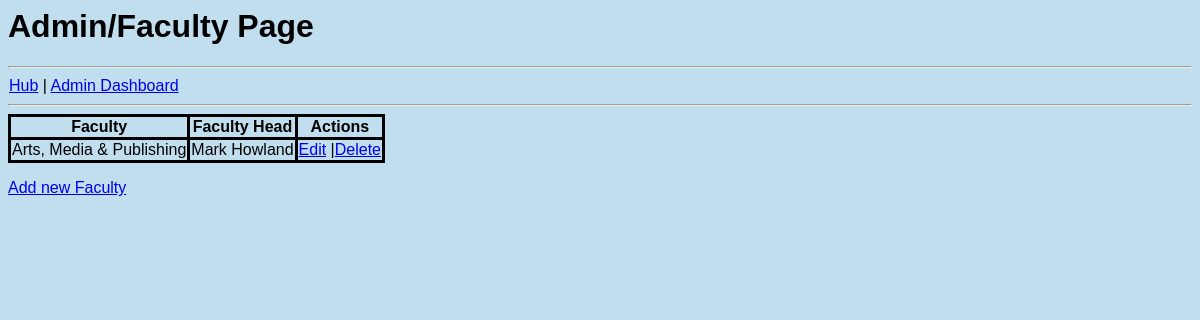
The page /index.php/admin/faculty on the database its author committed.
### tables this page shows
CREATE TABLE IF NOT EXISTS `faculty` (
  `id` int(11) NOT NULL,
  `title` varchar(50) NOT NULL,
  `manager` varchar(50) NOT NULL,
  PRIMARY KEY (`id`)
);

### application/controllers/admin/faculty.php (called while the page is built, shortened)
<?php
class Faculty extends CI_Controller {
    public function __construct() {
        $this->load->helper(array('form', 'url_helper'));
        $this->load->library('form_validation');
        $this->load->model(array('faculty_model'));
    }
    public function index() {
        $faculties =
                $this->faculty_model->get_faculties();
        $data['faculties'] = $faculties;
        $this->load->view('admin/faculty', $data);
    }
}
?>

### index.php (called while the page is built, shortened)
<?php
require_once BASEPATH.'core/CodeIgniter.php';

### application/models/faculty_model.php (called while the page is built, shortened)
<?php
class Faculty_model extends CI_Model {
    protected $tbl_faculty = 'faculty';
    public function get_faculties() {
        $rows = array();
        $query = $this->db->get($this->tbl_faculty);
        foreach ($query->result() as $row){
            $rows[] = $row;
        }
        return $rows;
    }
}

### application/views/admin/faculty.php (the view, shortened to what this page needs)
<html>
    <head>
        <link href="<?= base_url('/assets/css/default.css') ?>" rel="stylesheet" type="text/css">
        <link rel="stylesheet" href="http://code.jquery.com/ui/1.10.0/themes/base/jquery-ui.css" />
    </head>
    <body>
        <h1>Admin/Faculty Page</h1>
        <hr/>
        <?php $this->load->view('templates/admin/nav_bar'); ?>
        <hr/>
        <div id="div_faculties">
            <table id="table_detail">
                <thead>
                    <tr>
                        <th>Faculty</th>
                        <th>Faculty Head</th>
                        <th>Actions</th>
                </thead>
                <tbody>
                    <?php foreach ($faculties as $row): ?>
                        <tr>
                            <td><?= $row->title ?></td>
                            <td><?= $row->manager ?></td>
                            <td><?= anchor('admin/faculty/update/' . $row->id, 'Edit') ?>
                                |<?= anchor('admin/faculty/delete/' . $row->id, 'Delete') ?>
                            </td>
                        </tr>
                    <?php endforeach; ?>
                </tbody>
            </table>
        </div>
        <p><?= anchor('admin/faculty/create/', 'Add new Faculty') ?></p>
    </body>
</html>

### application/views/templates/admin/nav_bar.php
<table class="layout">
    <tr>
        <td class="layout">
            <?= anchor('hub/view', 'Hub') ?>
            | <?= anchor('admin/dashboard', 'Admin Dashboard') ?>
        </td>
    </tr>
</table>

### assets/css/default.css (style rules this page uses)
table { border-style: solid; border-collapse: collapse; }
td,th { border-style: solid; }
.layout { width: 100%; border-style: none; }
body { background:#c0deed; font:100% verdana,arial,sans-serif; }

### rows shown on the page
faculty: title "Arts, Media & Publishing", manager "Mark Howland", id "Edit", id "Delete"

### other values the page prints
anchor('hub/view', 'Hub') "Hub"
anchor('admin/dashboard', 'Admin Dashboard') "Admin Dashboard"
anchor('admin/faculty/create/', 'Add new Faculty') "Add new Faculty"
